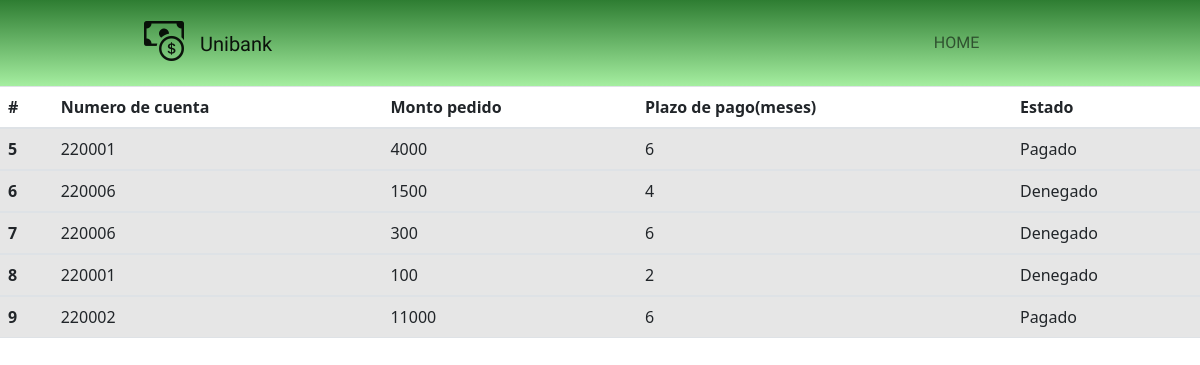
Page /estatusPedido/estatusPedido.php on the earlier database version.
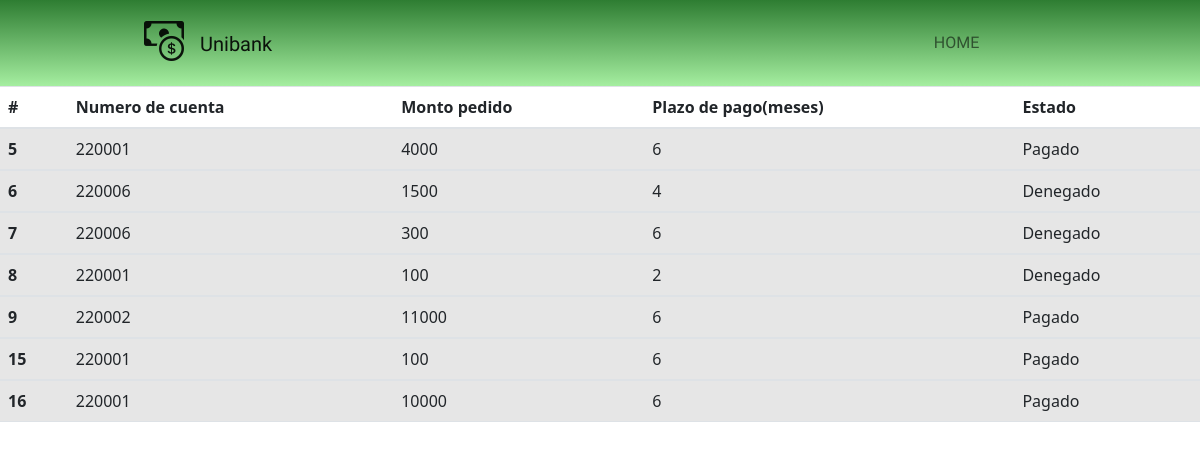
Same page on the later database version.
### tables this page shows
CREATE TABLE `prestamos` (
  `id` int(11) NOT NULL,
  `NoCli` int(11) NOT NULL,
  `dinero` int(11) NOT NULL,
  `meses` int(11) NOT NULL,
  `status` varchar(50) NOT NULL
);

### estatusPedido/estatusPedido.php (the view, shortened to what this page needs)
<?php
require '../vistas/headerEjecutivo.php';
$conexion=mysqli_connect('localhost','root','','unibank');
?>
<!DOCTYPE html>
 <html>
 <head>
<link href="https://cdn.jsdelivr.net/npm/bootstrap@5.2.1/dist/css/bootstrap.min.css" rel="stylesheet">
 </head>
<body>
  <table class="table table-striped table-hover">
  <thead>
    <tr>
      <th scope="col">#</th>
      <th scope="col">Numero de cuenta</th>
      <th scope="col">Monto pedido</th>
      <th scope="col">Plazo de pago(meses)</th>
      <th scope="col">Estado</th>
    </tr>
  </thead>
  <?php
  $sql="SELECT * FROM prestamos";
  $result=mysqli_query($conexion,$sql);
  while($mostrar=mysqli_fetch_array($result)){
  ?>
  <tbody>
    <tr>
      <th scope="row"><?php echo $mostrar['id'] ?></th>
      <td><?php echo $mostrar['NoCli'] ?></td>
      <td><?php echo $mostrar['dinero'] ?></td>
      <td><?php echo $mostrar['meses'] ?></td>
      <td><?php echo $mostrar['status'] ?></td>
    </tr>
  <?php
  }
  ?>
  </table>
</body>

### vistas/headerEjecutivo.php (shortened to what this page needs)
<!DOCTYPE html>
<html lang="en">
<head>
  <link rel="stylesheet" href="https://stackpath.bootstrapcdn.com/bootstrap/4.3.1/css/bootstrap.min.css"
 />
  <link rel="stylesheet" href="https://use.fontawesome.com/releases/v5.7.2/css/all.css"
>
  <link rel="stylesheet" href="https://cdn.jsdelivr.net/npm/bootstrap-icons@1.9.1/font/bootstrap-icons.css">
  <link rel="stylesheet" href="../Style.css" />
  <link rel="stylesheet" href="../mobile-style.css">
  <link rel="stylesheet" href="../assets/bootstrap/Btrap5/css/bootstrap.min.css">
  <link rel="stylesheet" href="https://cdn.jsdelivr.net/npm/bootstrap@4.0.0/dist/css/bootstrap.min.css">
  <link rel="stylesheet" href="../css/estilosLogReg.css">
  <link rel="stylesheet" href="../assets/bootstrap/Btrap5/css/features.css">
</head>
<body>
  <header>
    <div class="container-fluid p-0">
      <nav class="navbar navbar-expand-lg">
        <a class="navbar-brand" href="../index.php">
          <i class="bi bi-cash-coin fa-2x mx-3"></i>Unibank
        </a>
        <div class="collapse navbar-collapse" id="navbarNav">
          <ul class="navbar-nav">
            <li class="nav-item active">
              <a class="nav-link" href="../ejecutivo.php">HOME
              </a>
            </li>
            <li class="nav-item" >
             <a class="nav-link" href="./funciones/cerrarSesion.php">
              </a>
              </li>
          </ul>
        </div>
      </nav>
    </div>
  </header>

### Style.css (style rules this page uses)
* { box-sizing: border-box; }
header, section { overflow-x: hidden; }
:root { --Sniglet-font: "Sniglet", cursive; --Rubik: "Rubik", cursive; --Patua: "Patua One", cursive; --Lobster: "lobster", cursive; --light-black: #2e2c2caf; --bggradient: linear-gradient(to bottom, #2e7d32, #a5eea0); --light-gray: rgba(255, 255, 255, 0.877); }
header a { font-family: var(--Sniglet-font); font-size: 0.9em; color: whitesmoke; }
header .nav-item:last-child { padding-right: 10.5em; }
header .nav-item { padding: 0.9em; }
header .navbar-brand { padding-left: 8rem; }
header { background: #ff512f; background: var(--bggradient); }
body { background:#F2F2F2; font-size: 16px; font-family:"Roboto", Arial, sans-serif, helvetica; }

### css/estilosLogReg.css (style rules this page uses)
* { margin: 0; padding: 0; -webkit-box-sizing: border-box; -moz-box-sizing: border-box; box-sizing: border-box; }
body { font-size: 16px; font-family: 'Raleway', sans-serif; background: #1b2e35; color:#fff; }
a { text-decoration: none; color:#B8711B; }

Differences in the rows shown:
added prestamos: id "15", NoCli "220001", dinero "100", meses "6", status "Pagado"
added prestamos: id "16", NoCli "220001", dinero "10000", meses "6", status "Pagado"
